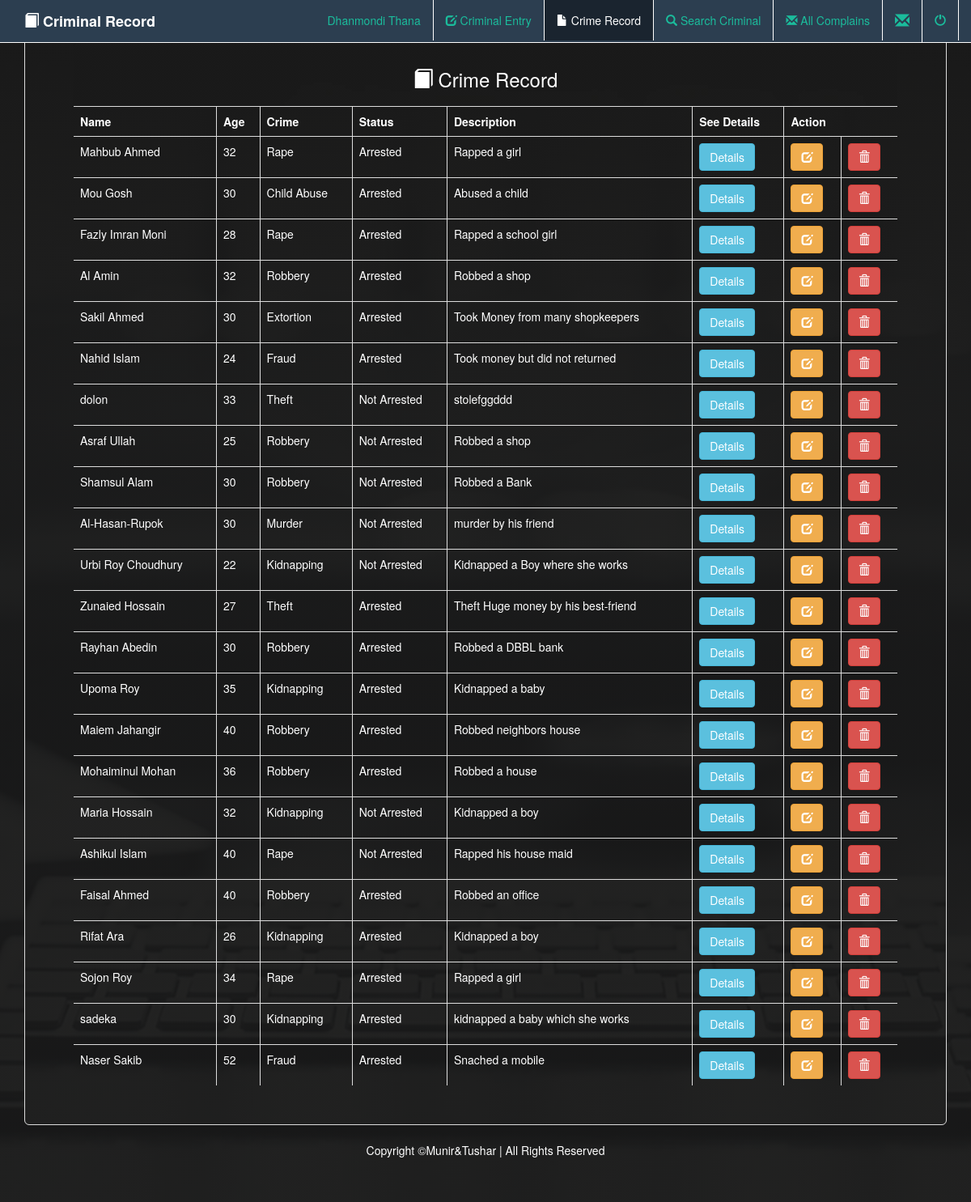
The app's page /crimeRecord.php (signed in) with its own data.
### tables this page shows
CREATE TABLE `authority_info` (
  `authority_email` varchar(30) NOT NULL,
  `authority_password` varchar(30) NOT NULL,
  `authority_name` varchar(20) DEFAULT NULL,
  `duty_area` varchar(30) DEFAULT NULL
);

CREATE TABLE `criminal` (
  `criminal_id` int(20) NOT NULL,
  `criminal_name` varchar(20) DEFAULT NULL,
  `criminal_nid` varchar(30) DEFAULT NULL,
  `criminal_age` int(20) NOT NULL,
  `criminal_gender` char(10) DEFAULT NULL,
  `criminal_address` varchar(50) DEFAULT NULL,
  `image` varchar(500) DEFAULT NULL
);

CREATE TABLE `crime_record` (
  `crime_id` int(20) NOT NULL,
  `crime_type` varchar(50) DEFAULT NULL,
  `crime_place` varchar(50) DEFAULT NULL,
  `crime_date` varchar(30) DEFAULT NULL,
  `arrest_status` varchar(30) DEFAULT NULL,
  `thana` char(20) DEFAULT NULL,
  `description` varchar(1000) DEFAULT NULL
);

### crimeRecord.php (the view, shortened to what this page needs)
<?php
  require_once('dbConnect.php');
  $email2 = $_SESSION['authority_email'];
  $row2= $conn->query("SELECT * FROM `authority_info` WHERE authority_email='$email2'");
  $result2 = mysqli_fetch_array($row2);
  $cThana = $result2['duty_area'];
  $result1 = $conn->query("SELECT * FROM criminal join crime_record where (criminal_id = crime_id and thana='$cThana') ORDER by crime_date DESC");
 ?>
<!DOCTYPE html>
<html lang="en">
  <head>
    <link rel="stylesheet" href="https://maxcdn.bootstrapcdn.com/bootstrap/3.3.6/css/bootstrap.min.css" />
  </head>
  <body>
        <div class="navbar navbar-inverse navbar-fixed-top">
            <div class="container">
                <div class="navbar-header">
                    <a href="" class="navbar-brand"><span class="glyphicon glyphicon-book"></span></span> <b>Criminal Record</b></a>
                </div>
                <div class="collapse navbar-collapse" id="example">
                    <ul class="nav navbar-nav navbar-right">
                        <li><a href="thanaReport.php"> <?php echo $result2['duty_area']; ?> Thana </a>  </li>
                        <li><a href="criminalEntry.php"><span class="glyphicon glyphicon-edit"></span> Criminal Entry</a></li>
                        <li class="active"><a href=""><span class="glyphicon glyphicon-file"></span> Crime Record</a></li>
                        <li><a href="search.php"><span class="glyphicon glyphicon-search"></span> Search Criminal</a></li>
                        <li><a href="seeComplain.php"><span class="glyphicon glyphicon-envelope"></span> All Complains</a></li>
                        <li class="dropdown">
                           <a href="#" class="dropdown-toggle" data-toggle="dropdown"> <span class="glyphicon glyphicon-envelope" style="font-size:18px;"></span></a>
                        </li>
                        <li><a href="logOut.php"><span class="glyphicon glyphicon-off"></span></a></li>
                    </ul>
                </div>
            </div>
        </div>
        <div class="container">
           <div class="panel panel-default jumbotron">
             <div class="panel-heading"><h3 align="center"><span class="glyphicon glyphicon-book"></span> Crime Record</h3></div>
               <table class="table table-bordered">
                 <thead>
                     <tr>
                         <th>Name</th>
                         <th>Age</th>
                         <th>Crime</th>
                         <th>Status</th>
                         <th>Description</th>
                         <th>See Details</th>
                         <th colspan="2">Action</th>
                     </tr>
                 </thead>
                 <tbody>
                   <?php while($row1 = mysqli_fetch_array($result1)) { ?>
                     <tr>
                         <td><?php echo $row1['criminal_name']; ?></td>
                         <td><?php echo $row1['criminal_age']; ?></td>
                         <td><?php echo $row1['crime_type']; ?></td>
                         <td><?php echo $row1['arrest_status']; ?></td>
                         <td><?php echo $row1['description']; ?></td>
                         <td><a href="criminalDetails.php?id=<?php echo $row1['criminal_id']; ?>" class="btn btn-info">Details</a></td>
                         <td><a href="edit.php?id=<?php echo $row1['criminal_id']; ?>" class="btn btn-warning"><span class="glyphicon glyphicon-edit"></span></a></td>
                         <td><a onclick="return confirm('Are you sure want to delete?')" href="deleteEntry.php?id=<?php echo $row1['criminal_id']; ?>" class="btn btn-danger"><span class="glyphicon glyphicon-trash"></span></a></td>
                     </tr>
                   <?php } ?>
                 </tbody>
               </table>
            </div>
        </div>
     <div class="navbar navbar-bottom">
          <p align="center">Copyright &copy;Munir&Tushar | All Rights Reserved</p>
     </div>
  </body>
</html>

### crimeRecord.php (style rules this page uses)
body { padding-top: 5px; padding-bottom: 5px; background: linear-gradient(rgba(26,26,26,.9),rgba(26,26,26,.9)), url("images/b.jpg"); background-size: cover; background-position: center; background-repeat: no-repeat; color: #FFFFFF; }
.panel { background: linear-gradient(rgba(26,26,26,.9),rgba(26,26,26,.9)), url("images/b.jpg"); background-size: cover; background-position: center; background-repeat: no-repeat; color: #FFFFFF; }
.panel .panel-heading { background: linear-gradient(rgba(26,26,26,.9),rgba(26,26,26,.9)), url("images/b.jpg"); color: #FFFFFF; }
.navbar-inverse { background-color: #2C3E50; border-color: #FFFFFF; color: #FFFFFF; }
.navbar-inverse .navbar-brand { color: #FFFFFF; }
.navbar-inverse .navbar-nav > li > a { color: #FFFFFF; border-right: 1px solid #FFFFFF; }
.navbar-inverse .navbar-nav > .active > a, .navbar-inverse .navbar-nav > .active > a:hover, .navbar-inverse .navbar-nav > .active > a:focus { color: #FFFFFF; background-color: #1A242F; }
.navbar-inverse .navbar-nav > li > a, .navbar-inverse .navbar-nav > li > a:focus { color: #1BBC9C; background-color: transparent; }

### records on screen
authority_info: duty_area "Dhanmondi"
criminal: criminal_name "Mahbub Ahmed", criminal_age "32", crime_record.crime_type "Rape", crime_record.arrest_status "Arrested", crime_record.description "Rapped a girl"
criminal: criminal_name "Mou Gosh", criminal_age "30", crime_record.crime_type "Child Abuse", crime_record.arrest_status "Arrested", crime_record.description "Abused a child"
criminal: criminal_name "Fazly Imran Moni", criminal_age "28", crime_record.crime_type "Rape", crime_record.arrest_status "Arrested", crime_record.description "Rapped a school girl"
criminal: criminal_name "Al Amin", criminal_age "32", crime_record.crime_type "Robbery", crime_record.arrest_status "Arrested", crime_record.description "Robbed a shop"
criminal: criminal_name "Sakil Ahmed", criminal_age "30", crime_record.crime_type "Extortion", crime_record.arrest_status "Arrested", crime_record.description "Took Money from many shopkeepers"
criminal: criminal_name "Nahid Islam", criminal_age "24", crime_record.crime_type "Fraud", crime_record.arrest_status "Arrested", crime_record.description "Took money but did not returned"
criminal: criminal_name "dolon", criminal_age "33", crime_record.crime_type "Theft", crime_record.arrest_status "Not Arrested", crime_record.description "stolefggddd"
criminal: criminal_name "Asraf Ullah", criminal_age "25", crime_record.crime_type "Robbery", crime_record.arrest_status "Not Arrested", crime_record.description "Robbed a shop"
criminal: criminal_name "Shamsul Alam", criminal_age "30", crime_record.crime_type "Robbery", crime_record.arrest_status "Not Arrested", crime_record.description "Robbed a Bank"
criminal: criminal_name "Al-Hasan-Rupok", criminal_age "30", crime_record.crime_type "Murder", crime_record.arrest_status "Not Arrested", crime_record.description "murder by his friend"
criminal: criminal_name "Urbi Roy Choudhury", criminal_age "22", crime_record.crime_type "Kidnapping", crime_record.arrest_status "Not Arrested", crime_record.description "Kidnapped a Boy where she works"
criminal: criminal_name "Zunaied Hossain", criminal_age "27", crime_record.crime_type "Theft", crime_record.arrest_status "Arrested", crime_record.description "Theft Huge money by his best-friend"
criminal: criminal_name "Rayhan Abedin", criminal_age "30", crime_record.crime_type "Robbery", crime_record.arrest_status "Arrested", crime_record.description "Robbed a DBBL bank"
criminal: criminal_name "Upoma Roy", criminal_age "35", crime_record.crime_type "Kidnapping", crime_record.arrest_status "Arrested", crime_record.description "Kidnapped a baby"
criminal: criminal_name "Maiem Jahangir", criminal_age "40", crime_record.crime_type "Robbery", crime_record.arrest_status "Arrested", crime_record.description "Robbed neighbors house"
criminal: criminal_name "Mohaiminul Mohan", criminal_age "36", crime_record.crime_type "Robbery", crime_record.arrest_status "Arrested", crime_record.description "Robbed a house"
criminal: criminal_name "Maria Hossain", criminal_age "32", crime_record.crime_type "Kidnapping", crime_record.arrest_status "Not Arrested", crime_record.description "Kidnapped a boy"
criminal: criminal_name "Ashikul Islam", criminal_age "40", crime_record.crime_type "Rape", crime_record.arrest_status "Not Arrested", crime_record.description "Rapped his house maid"
criminal: criminal_name "Faisal Ahmed", criminal_age "40", crime_record.crime_type "Robbery", crime_record.arrest_status "Arrested", crime_record.description "Robbed an office"
criminal: criminal_name "Rifat Ara", criminal_age "26", crime_record.crime_type "Kidnapping", crime_record.arrest_status "Arrested", crime_record.description "Kidnapped a boy"
criminal: criminal_name "Sojon Roy", criminal_age "34", crime_record.crime_type "Rape", crime_record.arrest_status "Arrested", crime_record.description "Rapped a girl"
criminal: criminal_name "sadeka", criminal_age "30", crime_record.crime_type "Kidnapping", crime_record.arrest_status "Arrested", crime_record.description "kidnapped a baby which she works"
criminal: criminal_name "Naser Sakib", criminal_age "52", crime_record.crime_type "Fraud", crime_record.arrest_status "Arrested", crime_record.description "Snached a mobile"
